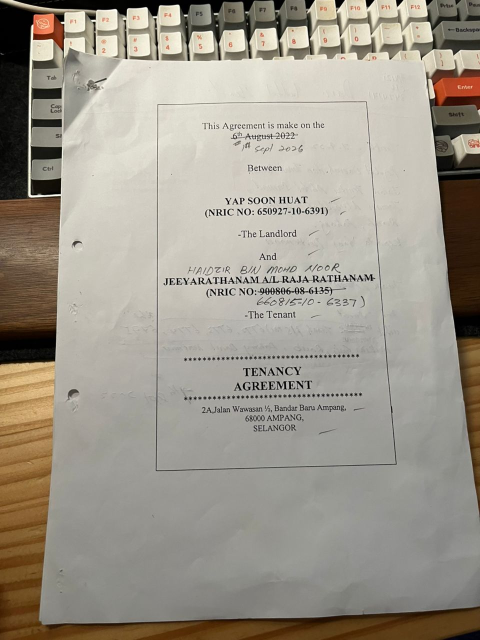
#> input picture apps/web/e2e/fixtures/append-photo.jpg, 960 x 1280 px (shown at 1/2 size)
$ python -i crop_image.py   (imports and definitions only)
#> lines starting #> are read from the running program, lines starting #| are printed output that depends on the picture; after the words box and inside, x2 and y2 are one past the last pixel; in counts of white or black regions, pixels touching at a corner belong together
#> further down, picture is the input picture: shape (1280, 960, 3); mean B, G, R 139.1, 151, 157.2
### src/SuperScanner.Worker/processing/boundary/refine_edges.py
"""Refine coarse paper sides using a sustained dark-to-light paper transition."""
import cv2
import numpy as np


def inset_paper_edges(corners, width, height):
    """Offset each detected side inward, not each corner toward the centre.

    Keep this tiny (0.2% of the short side) to remove edge interpolation
    fringes. It is not a substitute for correct detection. Manual crops do
    not pass through this function.
    """
    scale = np.array([width - 1, height - 1], np.float64)
    points = np.asarray(corners, np.float64) * scale
    distance = min(scale) * .002
    lines = []
    for index in range(4):
        direction = points[(index + 1) % 4] - points[index]
        length = np.linalg.norm(direction)
        if length < 1:
            return corners
        direction /= length
        normal = np.array([-direction[1], direction[0]])
        lines.append((points[index] + normal * distance, direction))
    result = []
    for index in range(4):
        a, u = lines[index - 1]
        b, v = lines[index]
        matrix = np.column_stack((u, -v))
        if abs(np.linalg.det(matrix)) < .1:
            return corners
        result.append((a + np.linalg.solve(matrix, b-a)[0] * u) / scale)
    return np.asarray(result)


def refine_paper_edges(image, corners):
    height, width = image.shape[:2]
    gray = cv2.GaussianBlur(cv2.cvtColor(image, cv2.COLOR_BGR2GRAY), (5, 5), 0).astype(np.float32)
    scale = np.array([width - 1, height - 1], np.float32)
    points = np.asarray(corners, np.float32) * scale
    lines = []
    distance = max(8, round(min(width, height) * .085))
    offsets = np.arange(-distance, distance + 1, dtype=np.float32)
    def sample(locations):
        return cv2.remap(gray, locations[..., 0].astype(np.float32),
                         locations[..., 1].astype(np.float32), cv2.INTER_LINEAR,
                         borderMode=cv2.BORDER_REPLICATE)
    for index in range(4):
        a, b = points[index], points[(index + 1) % 4]
        direction = (b - a) / max(1, np.linalg.norm(b - a))
        inward = np.array([-direction[1], direction[0]])
        anchors = a + np.linspace(.14, .86, 55)[:, None] * (b - a)
        locations = anchors[:, None, :] + offsets[None, :, None] * inward
        # Both samples are away from the edge: a thin printed frame is dark
        # on the line but has light paper on both sides and scores poorly.
        # Paper may be darker than a pale desk when shaded. Require the
        # transition to persist at two distances; a thin printed rule has
        # similar paper on both sides and must not become the outer edge.
        near = sample(locations + inward * 5) - sample(locations - inward * 5)
        far = sample(locations + inward * 9) - sample(locations - inward * 9)
        positive = np.maximum(near, 0)
        negative = np.where((near < 0) & (far < 0), np.minimum(-near, -far), 0)
        # Prefer the usual bright interior when it is consistently supported;
        # reverse polarity is a fallback, not permission to snap to keyboard
        # keys outside an already supported bright paper boundary.
        contrast = positive if np.count_nonzero(positive.max(axis=1) > 22) >= 22 else negative
        choices = np.argmax(contrast, axis=1)
        strengths = contrast[np.arange(len(anchors)), choices]
        supported = strengths > 22
        if np.count_nonzero(supported) < 22:
            lines.append((a, direction))
            continue
        edge = locations[np.arange(len(anchors)), choices][supported]
        vx, vy, x, y = cv2.fitLine(edge.astype(np.float32), cv2.DIST_HUBER, 0, .01, .01).ravel()
        fitted = np.array([vx, vy])
        if abs(float(fitted @ direction)) < .997:
            lines.append((a, direction))
        else:
            lines.append((np.array([x, y]), fitted))
    refined = []
    for index in range(4):
        a, u = lines[index - 1]
        b, v = lines[index]
        matrix = np.column_stack((u, -v))
        if abs(np.linalg.det(matrix)) < .1:
            return corners
        corner = a + np.linalg.solve(matrix, b - a)[0] * u
        if np.linalg.norm(corner - points[index]) > distance * 2:
            return corners
        towards_center = points.mean(axis=0) - points[index]
        towards_center /= max(1, np.linalg.norm(towards_center))
        if float((corner - points[index]) @ towards_center) < -distance * .35:
            corner = points[index]
        refined.append(np.clip(corner / scale, 0, 1))
    return np.asarray(refined)

### src/SuperScanner.Worker/processing/crop_image.py
"""Bounded OpenCV crop subprocess. Input is the Worker-generated upright JPEG."""
import os
os.environ["OPENCV_IO_MAX_IMAGE_PIXELS"] = "4000000"
os.environ["OPENBLAS_NUM_THREADS"] = "1"
os.environ["OMP_NUM_THREADS"] = "1"
import json
import sys
import math
# [4 lines not run here, left out]
import cv2
import numpy as np
from shadow_cleanup import remove_shadows, clean_document
from content_clean import render_content_clean
from magic_scan import detect_document, render_magic, warp as magic_warp
from boundary.confidence import ConfidencePolicy
from boundary.contracts import BoundaryPoint, DocumentBoundaryResult
from boundary.geometry import estimate_boundary
from boundary.hybrid import HybridBoundaryDetector
from boundary.onnx_segmenter import ModelConfigurationError, OnnxDocumentSegmenter
from boundary.refine_edges import refine_paper_edges, inset_paper_edges
# [1 line not run here, left out]

FULL = [{"x": 0, "y": 0}, {"x": 1, "y": 0}, {"x": 1, "y": 1}, {"x": 0, "y": 1}]
MIN_DOCUMENT_AREA = 0.35
MIN_DOCUMENT_SPAN = 0.55

def ordered(points):
    center = points.mean(axis=0)
    points = points[np.argsort(np.arctan2(points[:, 1] - center[1], points[:, 0] - center[0]))]
    return np.roll(points, -int(np.argmin(points.sum(axis=1))), axis=0)

def valid(p):
    if p.shape != (4, 2) or not np.isfinite(p).all() or (p < 0).any() or (p > 1).any():
        return False
    twice_area = 0.0
    for i in range(4):
        a, b, c = p[i], p[(i+1) % 4], p[(i+2) % 4]
        ab, bc = b-a, c-b
        if ab[0]*bc[1]-ab[1]*bc[0] <= 0.0001 or float(ab @ ab) < 0.0004:
            return False
        twice_area += a[0]*b[1]-b[0]*a[1]
    return twice_area >= 0.02 and p[0,1]+p[1,1] < p[2,1]+p[3,1] and p[0,0]+p[3,0] < p[1,0]+p[2,0]

def _boundary_result(points, confidence, source, diagnostics_code):
    return DocumentBoundaryResult(
        points=tuple(BoundaryPoint(float(point["x"]), float(point["y"])) for point in points),
        confidence=float(confidence),
        source=source,
        model_version=None,
        diagnostics_code=diagnostics_code)


def refine_truncated_bottom(image, corners):
    """Recover a visible lower paper edge when a contour runs into the photo border.

    A long printed rule can look like an edge, so require nearly full-width
    line support *and* a sustained paper-to-background brightness change.
    """
    h, w = image.shape[:2]
    points = np.asarray(corners, np.float64)
    if (points[2, 1] + points[3, 1]) / 2 < .97:
        return corners
    gray = cv2.GaussianBlur(cv2.cvtColor(image, cv2.COLOR_BGR2GRAY), (5, 5), 0)
    lines = cv2.HoughLinesP(cv2.Canny(gray, 20, 80), 1, np.pi / 360, 25,
                            minLineLength=int(.20*w), maxLineGap=int(.06*w))
    if lines is None:
        return corners
    segments = []
    for entry in lines[:, 0]:
        x1, y1, x2, y2 = map(int, entry)
        if x2 < x1:
            x1, y1, x2, y2 = x2, y2, x1, y1
        run = x2 - x1
        if run < .20*w or abs(y2-y1) > .06*run:
            continue
        slope = (y2-y1)/run
        center_y = y1 + slope*(w/2-x1)
        if .86*h < center_y < .97*h:
            segments.append((x1, y1, x2, y2, slope, center_y))
    for anchor in sorted(segments, key=lambda segment: segment[5]):
        group = [line for line in segments if abs(line[5]-anchor[5]) < .012*h]
        left = min(line[0] for line in group)
        right = max(line[2] for line in group)
        if left > .08*w or right < .85*w:
            continue
        dominant = max(group, key=lambda line: line[2]-line[0])
        x1, y1, _, _, slope, _ = dominant
        sample_x = np.linspace(.2*w, .8*w, 31)
        sample_y = y1 + slope*(sample_x-x1)
        sample_offset = max(5, round(min(w, h)*.028))
        before = gray[np.clip(np.rint(sample_y-sample_offset).astype(int), 0, h-1), sample_x.astype(int)]
        after = gray[np.clip(np.rint(sample_y+sample_offset).astype(int), 0, h-1), sample_x.astype(int)]
        difference = before.astype(np.int16) - after.astype(np.int16)
        if abs(float(np.median(difference))) < 18 or np.count_nonzero(
                np.sign(difference) == np.sign(np.median(difference))) < 22:
            continue
        revised = points.copy()
        revised[3, 0] = min(points[3, 0], left/(w-1))
        revised[2, 0] = max(points[2, 0], right/(w-1))
        for index in (2, 3):
            x = revised[index, 0]*(w-1)
            revised[index, 1] = (y1 + slope*(x-x1))/(h-1)
        if valid(revised) and max(revised[2, 1], revised[3, 1]) < max(points[2, 1], points[3, 1])-.035:
            return revised
    return corners


def detect_with_opencv(image):
    height, width = image.shape[:2]
    # Boundary detection only needs a coarse mask. Keeping GrabCut at 700 px
    # prevents high-detail photos from monopolizing a worker while the corner
    # coordinates remain normalized for the full-resolution crop.
    scale = min(1.0, 700.0 / max(width, height))
    small = cv2.resize(image, (max(2, round(width*scale)), max(2, round(height*scale))))
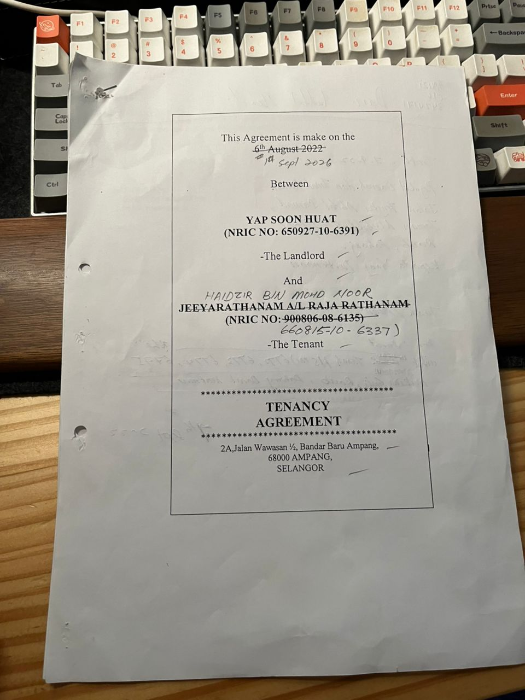
#> small: shape (700, 525, 3); mean B, G, R 139, 150.9, 157.1
    h, w = small.shape[:2]
    gray = cv2.GaussianBlur(cv2.cvtColor(small, cv2.COLOR_BGR2GRAY), (5, 5), 0)
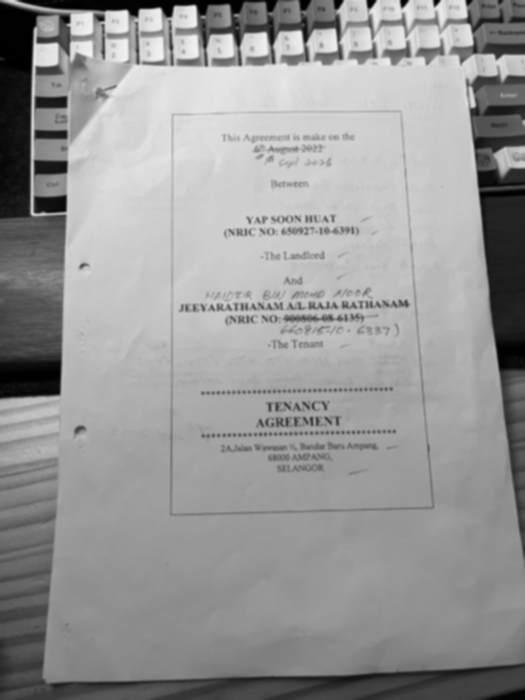
#> gray: shape (700, 525); min 0, max 242, mean 151.5
    if float(gray.std()) < 2:
        return _boundary_result(FULL, 0.0, "FullImage", "manual_required")
    best, best_score = None, 0.0
    masks = []
    for low, high in [(40, 120), (75, 200), (15, 60)]:
        edges = cv2.Canny(gray, low, high)
        edges = cv2.morphologyEx(edges, cv2.MORPH_CLOSE, np.ones((5, 5), np.uint8))
        masks.append(edges)
#> this loop made 3 passes
#> pass 1, in detect_with_opencv, `edges = cv2.Canny(gray, low, high)`:
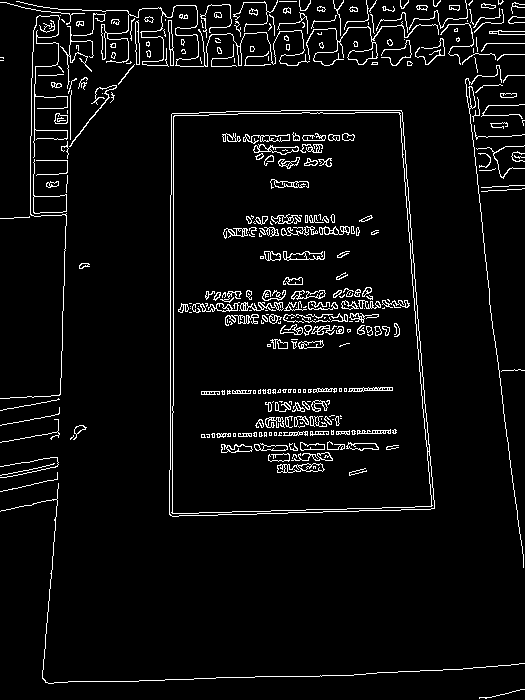
#> edges: shape (700, 525); 5.1% white in thin lines or dots
#> pass 2, in detect_with_opencv, `edges = cv2.morphologyEx(edges, cv2.MORPH_CLOSE, np.ones((5, 5), np.ui..`:
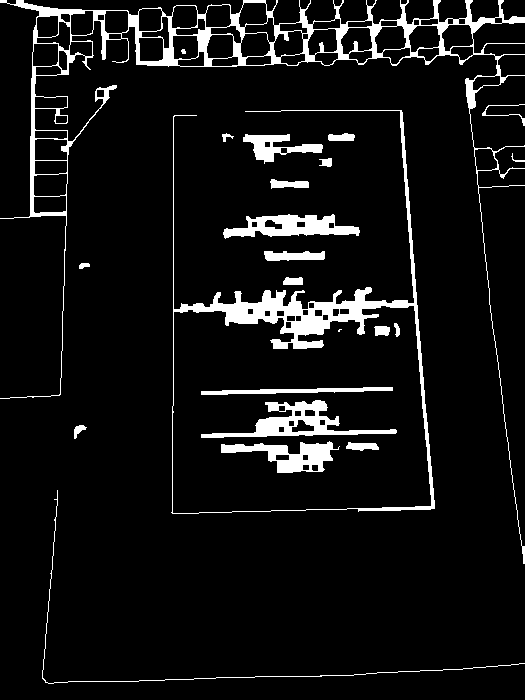
#> edges: shape (700, 525); 7.5% white; 23 white regions (1 under 20 px), largest, box (x1, y1, x2, y2) and area: (0, 0, 525, 564) 10320, (171, 110, 435, 514) 7100, (201, 400, 397, 438) 2266
#> after the loop, masks = 3 items
    # Region masks connect paper across soft shadows and printed text, where
    # Canny alone often leaves an open outline. Multiple cutoffs retain shaded
    # paper without assuming a particular desk color.
    _, paper = cv2.threshold(gray, 0, 255, cv2.THRESH_BINARY | cv2.THRESH_OTSU)
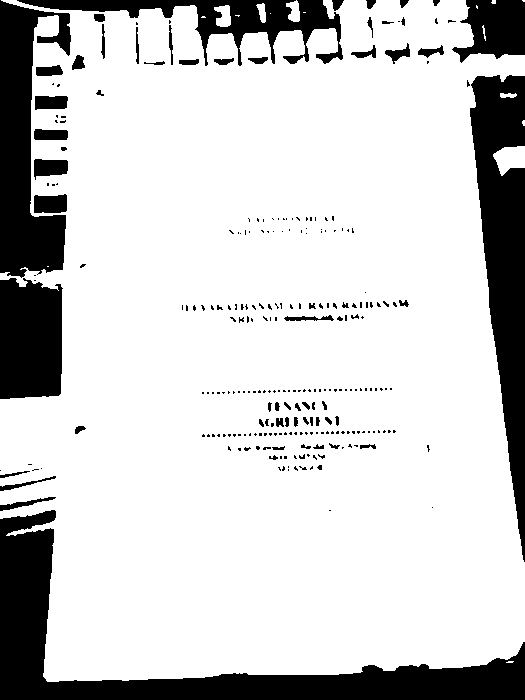
#> paper: shape (700, 525); 80.8% white; 262 black regions (199 under 20 px), largest, box (x1, y1, x2, y2) and area: (0, 510, 525, 700) 21720, (470, 75, 525, 562) 14513, (0, 0, 71, 278) 11074
    masks.append(cv2.morphologyEx(paper, cv2.MORPH_CLOSE, np.ones((11, 11), np.uint8)))
    # Color segmentation supplements edges when a pale background object joins
    # the sheet. The center is only probable foreground, never a forced paper
    # label; border pixels are probable background to allow clipped sheets.
    segmentation = np.full((h, w), cv2.GC_PR_BGD, np.uint8)
    segmentation[int(h*.08):int(h*.98), int(w*.08):int(w*.98)] = cv2.GC_PR_FGD
    segmentation[:max(1, int(h*.03))] = cv2.GC_BGD
    cv2.setRNGSeed(2)
    cv2.grabCut(small, segmentation, None, np.zeros((1, 65), np.float64),
                np.zeros((1, 65), np.float64), 1, cv2.GC_INIT_WITH_MASK)
    region = np.where((segmentation == cv2.GC_FGD) | (segmentation == cv2.GC_PR_FGD), 255, 0).astype(np.uint8)
    region = cv2.morphologyEx(region, cv2.MORPH_OPEN, np.ones((21, 21), np.uint8))
    masks.append(cv2.morphologyEx(region, cv2.MORPH_CLOSE, np.ones((5, 5), np.uint8)))
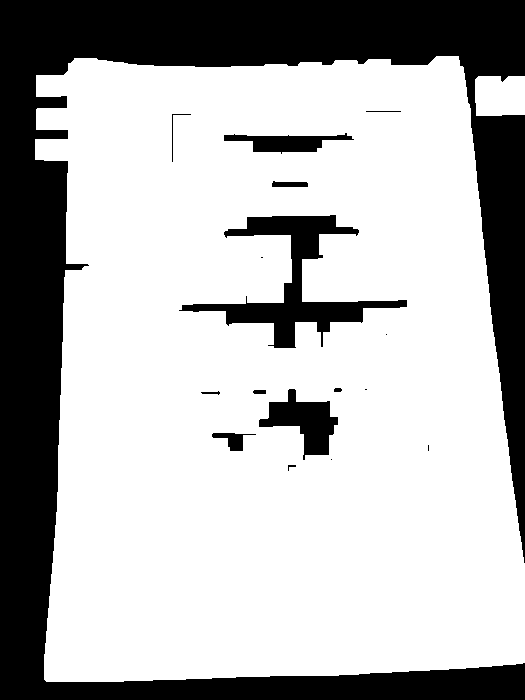
#> region: shape (700, 525); 70.9% white; 17 black regions (5 under 20 px), largest, box (x1, y1, x2, y2) and area: (0, 0, 525, 700) 94819, (179, 215, 407, 348) 7292, (259, 389, 338, 460) 2532
    for mask in masks:
        contours, _ = cv2.findContours(mask, cv2.RETR_EXTERNAL, cv2.CHAIN_APPROX_SIMPLE)
        for contour in sorted(contours, key=cv2.contourArea, reverse=True)[:30]:
            # A folded corner or small tear adds vertices to an otherwise
            # rectangular sheet. The convex hull removes inward notches; fit
            # four supporting sides rather than requiring four exact vertices.
            hull = cv2.convexHull(contour)
            perimeter = cv2.arcLength(hull, True)
            candidates = [(cv2.approxPolyDP(hull, tolerance * perimeter, True), 0.0)
                          for tolerance in [0.015, 0.025, 0.04]]
            raw_polygon = cv2.approxPolyDP(contour, 0.012 * cv2.arcLength(contour, True), True)
            if 5 <= len(raw_polygon) <= 10:
                raw = raw_polygon.reshape(-1, 2).astype(np.float32)
                top_limit = raw[:, 1].min() + .22 * np.ptp(raw[:, 1])
                top = raw[raw[:, 1] <= top_limit]
                midpoint = (raw[:, 0].min() + raw[:, 0].max()) / 2
                left_top, right_top = top[top[:, 0] < midpoint], top[top[:, 0] >= midpoint]
                if len(left_top) >= 2 and len(right_top):
                    # A fold contributes an outer tip and an inner corner near
                    # the top edge. Cropping from the inner (rightmost) point
                    # excludes the flap instead of treating it as paper area.
                    top_left = left_top[np.argmax(left_top[:, 0])]
                    fold_width = top_left[0] - left_top[:, 0].min()
                    if fold_width > .03 * w:
                        top_right = right_top[np.argmax(right_top[:, 0])]
                        bottom_right = raw[np.argmax(raw[:, 0] + raw[:, 1])]
                        bottom_left = raw[np.argmax(raw[:, 1] - raw[:, 0])]
                        folded = ordered(np.array([top_left, top_right, bottom_right, bottom_left],
                                                  dtype=np.float32)).reshape(4, 1, 2)
                        candidates.append((folded, .05))
            polygon = cv2.approxPolyDP(hull, 0.012 * perimeter, True)
            if 5 <= len(polygon) <= 8:
                p = polygon.reshape(-1, 2).astype(np.float32)
                # Discard short fold edges, intersect the four dominant sides.
                lengths = np.linalg.norm(np.roll(p, -1, axis=0) - p, axis=1)
                indices = sorted(np.argsort(lengths)[-4:])
                corners = []
                for index, previous in zip(indices, indices[-1:] + indices[:-1]):
                    a, b = p[previous], p[(previous + 1) % len(p)]
                    c, d = p[index], p[(index + 1) % len(p)]
                    matrix = np.column_stack((b-a, -(d-c)))
                    if abs(float(np.linalg.det(matrix))) < 1:
                        break
                    corners.append(a + np.linalg.solve(matrix, c-a)[0] * (b-a))
                if len(corners) == 4:
                    fitted = ordered(np.array(corners, dtype=np.float32)).reshape(4, 1, 2)
                    fitted_area = abs(cv2.contourArea(fitted))
                    if 0.82 <= cv2.contourArea(hull) / max(1, fitted_area) <= 1.02:
                        candidates.append((fitted, 0.0))
            for quad, fold_bonus in candidates:
                if len(quad) != 4 or not cv2.isContourConvex(quad):
                    continue
                area = cv2.contourArea(quad) / (w*h)
                if area < MIN_DOCUMENT_AREA or area > 0.98:
                    continue
                points = ordered(quad.reshape(4, 2).astype(np.float32)) / np.array([w-1, h-1])
                if not valid(points):
                    continue
                # A background region touching both sides of the photo is not
                # evidence of a paper boundary, even when its area scores well.
                if (points[:, 0].min() < 0.005 and points[:, 0].max() > 0.995):
                    continue
                # Two corners exactly on the image's top border usually mean
                # pale background objects were joined to the sheet. Prefer a
                # lower-scoring paper outline or manual selection over a
                # confidently wrong full-height crop.
                if sum(point[1] < 0.02 for point in points) >= 2:
                    continue
                x_span = float(points[:, 0].max() - points[:, 0].min())
                y_span = float(points[:, 1].max() - points[:, 1].min())
                if x_span < MIN_DOCUMENT_SPAN or y_span < MIN_DOCUMENT_SPAN:
                    continue
                rect = cv2.minAreaRect(quad)
                rectangularity = cv2.contourArea(quad) / max(1, rect[1][0] * rect[1][1])
                coverage = min(x_span, y_span)
                score = 0.60*area + 0.25*rectangularity + 0.15*coverage + fold_bonus
                if score > best_score:
                    best, best_score = points, score
#> this loop made 5 passes
#> after the loop, best = [[0.0687, 0.107], [0.874, 0.0801], [1, 0.948], [0.0878, 0.974]]; best_score = 0.816
    # Contour geometry supplies the outer paper corners. A Hough line at the
    # same height may be a printed header or a second sheet behind the target;
    # replacing the contour's top side with it can cut off real page content.
    if best is None or best_score < 0.45:
        return _boundary_result(FULL, 0.0, "FullImage", "manual_required")
    refined = refine_paper_edges(small, best)
#> in refine_paper_edges, `height, width = image.shape[:2]`: height = 700; width = 525
#> in refine_paper_edges, `scale = np.array([width - 1, height - 1], np.float32)`: scale = [524, 699]
#> in refine_paper_edges, `points = np.asarray(corners, np.float32) * scale`: points = [[36, 75], [458, 56], [524, 663], [46, 681]]
#> in refine_paper_edges, `distance = max(8, round(min(width, height) * .085))`: distance = 45
#> the loop in refine_paper_edges, `for index in range(4):` made 4 passes
#> (a, b, direction, inward, vx, vy, x, y) on passes 1 to 4: ([36, 75], [458, 56], [0.999, -0.045], [0.045, 0.999], 0.984, -0.178, 240.3, 49.34), ([458, 56], [524, 663], [0.108, 0.994], [-0.994, 0.108], 0.119, 0.993, 496, 363.5), ([524, 663], [46, 681], [-0.999, 0.0376], [-0.0376, -0.999], 0.999, -0.0322, 288.9, 672.6), ([46, 681], [36, 75], [-0.0165, -1], [1, -0.0165], 0.0293, -1, 58.92, 376)
#> pass 1, in refine_paper_edges, `far = sample(locations + inward * 9) - sample(locations - inward * 9)`:
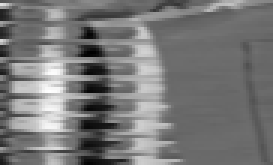
#> far: shape (55, 91) float32 (shown 3 times larger); min -138.2, max 184.9, mean 13.8; drawn with min black and max white
#> (the rest of the program and of its run is left out)
